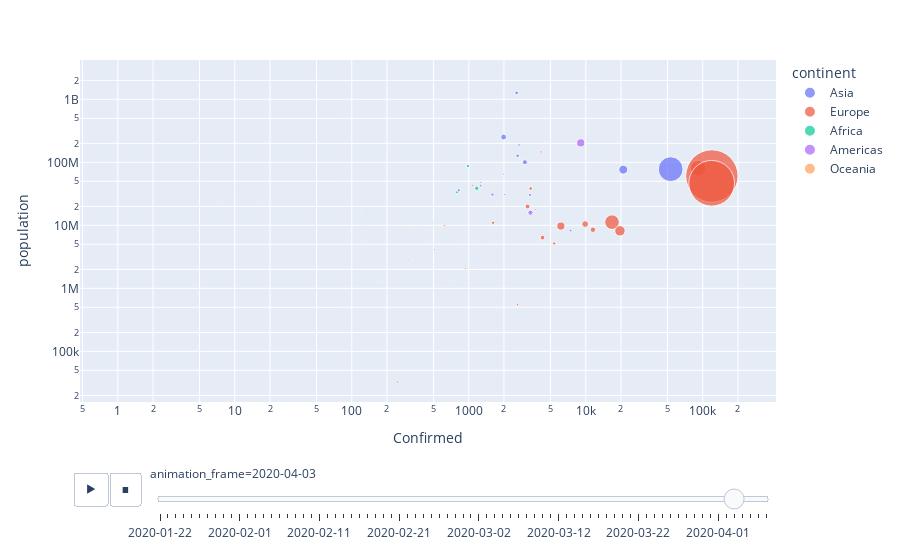

Write notebook code for a chart like this one.
### Code cell
fig = px.scatter(df, x="Confirmed", y="population", size='Deaths', size_max=40,
                 color="continent", hover_name="Country", log_x=True, log_y=True,
                 animation_frame=df.index, animation_group="Country")
fig.show()

### Figure 1 — Plotly figure (JSON) as saved in the notebook; plotly's stock layout.template omitted (floating-point values rounded to 4 significant figures)
{"data": [{"hoverlabel": {"namelength": 0}, "hovertemplate": "<b>%{hovertext}</b><br><br>continent=Asia<br>animation_frame=2020-04-03<br>Confirmed=%{x}<br>population=%{y}<br>Deaths=%{marker.size}", "hovertext": ["Afghanistan", "Armenia", "Azerbaijan", "Bahrain", "Bangladesh", "Bhutan", "Brunei", "Cambodia", "China", "China", "China", "China", "China", "China", "China", "China", "China", "China", "China", "China", "China", "China", "China", "China", "China", "China", "China", "China", "China", "China", "China", "China", "China", "China", "China", "China", "China", "China", "China", "China", "China", "Georgia", "India", "Indonesia", "Iran", "Iraq", "Israel", "Japan", "Jordan", "Kazakhstan", "Kuwait", "Kyrgyzstan", "Lebanon", "Malaysia", "Maldives", "Mongolia", "Nepal", "Oman", "Pakistan", "Philippines", "Qatar", "Saudi Arabia", "Singapore", "Sri Lanka", "Thailand", "Turkey", "United Arab Emirates", "Uzbekistan", "Vietnam", "Syria"], "ids": ["Afghanistan", "Armenia", "Azerbaijan", "Bahrain", "Bangladesh", "Bhutan", "Brunei", "Cambodia", "China", "China", "China", "China", "China", "China", "China", "China", "China", "China", "China", "China", "China", "China", "China", "China", "China", "China", "China", "China", "China", "China", "China", "China", "China", "China", "China", "China", "China", "China", "China", "China", "China", "Georgia", "India", "Indonesia", "Iran", "Iraq", "Israel", "Japan", "Jordan", "Kazakhstan", "Kuwait", "Kyrgyzstan", "Lebanon", "Malaysia", "Maldives", "Mongolia", "Nepal", "Oman", "Pakistan", "Philippines", "Qatar", "Saudi Arabia", "Singapore", "Sri Lanka", "Thailand", "Turkey", "United Arab Emirates", "Uzbekistan", "Vietnam", "Syria"], "legendgroup": "Asia", "marker": {"color": "#636efa", "size": [6, 7, 5, 4, 6, 0, 1, 0, 6, 8, 6, 1, 2, 8, 2, 2, 6, 6, 13, 22, 4, 3203, 4, 1, 0, 1, 1, 2, 0, 0, 0, 3, 7, 6, 0, 3, 3, 0, 3, 2, 1, 0, 72, 181, 3294, 54, 40, 63, 5, 6, 0, 1, 17, 53, 0, 0, 0, 1, 40, 136, 3, 25, 5, 4, 19, 425, 9, 2, 0, 2], "sizemode": "area", "sizeref": 10.7, "symbol": "circle"}, "mode": "markers", "name": "Asia", "showlegend": true, "type": "scatter", "x": [281, 736, 443, 672, 61, 5, 134, 114, 990, 584, 579, 349, 138, 1514, 254, 146, 168, 326, 489, 1276, 845, 67802, 1019, 117, 651, 937, 98, 141, 43, 75, 18, 255, 778, 526, 137, 555, 180, 1, 76, 184, 1260, 155, 2567, 1986, 53183, 820, 7428, 2617, 310, 464, 417, 130, 508, 3333, 19, 14, 6, 252, 2686, 3018, 1075, 2039, 1114, 159, 1978, 20921, 1264, 227, 237, 16], "xaxis": "x", "y": [26023100, 3009800, 9552500, 1316500, 157486000, 755030, 393372, 15184116, 1367110000, 1367110000, 1367110000, 1367110000, 1367110000, 1367110000, 1367110000, 1367110000, 1367110000, 1367110000, 1367110000, 1367110000, 1367110000, 1367110000, 1367110000, 1367110000, 1367110000, 1367110000, 1367110000, 1367110000, 1367110000, 1367110000, 1367110000, 1367110000, 1367110000, 1367110000, 1367110000, 1367110000, 1367110000, 1367110000, 1367110000, 1367110000, 1367110000, 4490500, 1263930000, 252164800, 77966400, 36004552, 8268400, 127080000, 6666960, 17377800, 3268431, 5776570, 4104000, 30430500, 341256, 2987733, 27646053, 4089076, 188410000, 100697400, 2269672, 30770375, 5469700, 20277597, 64871000, 76667864, 9446000, 30492800, 89708900, 22964324], "yaxis": "y"}, {"hoverlabel": {"namelength": 0}, "hovertemplate": "<b>%{hovertext}</b><br><br>continent=Europe<br>animation_frame=2020-04-03<br>Confirmed=%{x}<br>population=%{y}<br>Deaths=%{marker.size}", "hovertext": ["Albania", "Austria", "Belarus", "Belgium", "Bosnia and Herzegovina", "Bulgaria", "Croatia", "Cyprus", "Denmark", "Denmark", "Denmark", "Estonia", "Finland", "France", "France", "France", "France", "France", "France", "France", "France", "France", "France", "Germany", "Greece", "Hungary", "Iceland", "Ireland", "Italy", "Latvia", "Liechtenstein", "Lithuania", "Luxembourg", "Malta", "Moldova", "Monaco", "Netherlands", "Netherlands", "Netherlands", "Netherlands", "Norway", "Poland", "Portugal", "Romania", "Russia", "San Marino", "Slovakia", "Slovenia", "Spain", "Sweden", "Switzerland", "Ukraine", "United Kingdom", "United Kingdom", "United Kingdom", "United Kingdom", "United Kingdom", "United Kingdom", "United Kingdom", "United Kingdom", "United Kingdom", "United Kingdom", "United Kingdom", "France"], "ids": ["Albania", "Austria", "Belarus", "Belgium", "Bosnia and Herzegovina", "Bulgaria", "Croatia", "Cyprus", "Denmark", "Denmark", "Denmark", "Estonia", "Finland", "France", "France", "France", "France", "France", "France", "France", "France", "France", "France", "Germany", "Greece", "Hungary", "Iceland", "Ireland", "Italy", "Latvia", "Liechtenstein", "Lithuania", "Luxembourg", "Malta", "Moldova", "Monaco", "Netherlands", "Netherlands", "Netherlands", "Netherlands", "Norway", "Poland", "Portugal", "Romania", "Russia", "San Marino", "Slovakia", "Slovenia", "Spain", "Sweden", "Switzerland", "Ukraine", "United Kingdom", "United Kingdom", "United Kingdom", "United Kingdom", "United Kingdom", "United Kingdom", "United Kingdom", "United Kingdom", "United Kingdom", "United Kingdom", "United Kingdom", "France"], "legendgroup": "Europe", "marker": {"color": "#EF553B", "size": [17, 168, 4, 1143, 17, 14, 8, 11, 0, 0, 139, 12, 20, 0, 0, 7, 2, 0, 0, 0, 1, 3, 6507, 1275, 63, 26, 4, 120, 14681, 1, 0, 9, 31, 0, 8, 1, 0, 1, 2, 1487, 59, 71, 246, 133, 34, 30, 1, 20, 11198, 358, 591, 27, 0, 1, 4, 0, 1, 0, 3605, 0, 0, 0, 0, 0], "sizemode": "area", "sizeref": 10.7, "symbol": "circle"}, "mode": "markers", "name": "Europe", "showlegend": true, "type": "scatter", "visible": true, "x": [304, 11524, 351, 16770, 579, 485, 1079, 396, 179, 10, 3757, 961, 1615, 57, 39, 130, 128, 18, 321, 6, 22, 143, 64338, 91159, 1613, 623, 1364, 4273, 119827, 493, 75, 696, 2612, 202, 591, 64, 62, 11, 23, 15723, 5370, 3383, 9886, 3183, 4149, 245, 450, 934, 119199, 6131, 19606, 1072, 35, 28, 232, 95, 114, 6, 38168, 3, 3, 5, 0, 0], "xaxis": "x", "y": [2895947, 8527230, 9475100, 11225469, 3791622, 7245677, 4267558, 858000, 5655750, 5655750, 5655750, 1315819, 5470437, 66078000, 66078000, 66078000, 66078000, 66078000, 66078000, 66078000, 66078000, 66078000, 66078000, 80783000, 10992589, 9879000, 328170, 6378000, 60769102, 1991800, 37132, 2927310, 549700, 416055, 3557600, 36950, 16881000, 16881000, 16881000, 16881000, 5156450, 38496000, 10477800, 19942642, 146233000, 32743, 5415949, 2064966, 46507760, 9737521, 8183800, 42973696, 64105654, 64105654, 64105654, 64105654, 64105654, 64105654, 64105654, 64105654, 64105654, 64105654, 64105654, 66078000], "yaxis": "y"}, {"hoverlabel": {"namelength": 0}, "hovertemplate": "<b>%{hovertext}</b><br><br>continent=Africa<br>animation_frame=2020-04-03<br>Confirmed=%{x}<br>population=%{y}<br>Deaths=%{marker.size}", "hovertext": ["Algeria", "Angola", "Benin", "Burkina Faso", "Cameroon", "Central African Republic", "Chad", "Djibouti", "Egypt", "Equatorial Guinea", "Eritrea", "Ethiopia", "Gabon", "Ghana", "Guinea", "Kenya", "Liberia", "Madagascar", "Mauritania", "Mauritius", "Morocco", "Namibia", "Niger", "Nigeria", "Rwanda", "Senegal", "Seychelles", "Somalia", "South Africa", "Sudan", "Tanzania", "Togo", "Tunisia", "Uganda", "Zambia", "Zimbabwe", "Mozambique", "Libya", "Guinea-Bissau", "Mali", "Botswana", "Burundi", "Sierra Leone", "Malawi", "South Sudan"], "ids": ["Algeria", "Angola", "Benin", "Burkina Faso", "Cameroon", "Central African Republic", "Chad", "Djibouti", "Egypt", "Equatorial Guinea", "Eritrea", "Ethiopia", "Gabon", "Ghana", "Guinea", "Kenya", "Liberia", "Madagascar", "Mauritania", "Mauritius", "Morocco", "Namibia", "Niger", "Nigeria", "Rwanda", "Senegal", "Seychelles", "Somalia", "South Africa", "Sudan", "Tanzania", "Togo", "Tunisia", "Uganda", "Zambia", "Zimbabwe", "Mozambique", "Libya", "Guinea-Bissau", "Mali", "Botswana", "Burundi", "Sierra Leone", "Malawi", "South Sudan"], "legendgroup": "Africa", "marker": {"color": "#00cc96", "size": [105, 2, 0, 16, 8, 0, 0, 0, 66, 0, 0, 0, 1, 5, 0, 4, 0, 0, 1, 7, 48, 0, 5, 4, 0, 1, 0, 0, 9, 2, 1, 3, 18, 0, 1, 1, 0, 1, 0, 3, 1, 0, 0, 0, 0], "sizemode": "area", "sizeref": 10.7, "symbol": "circle"}, "mode": "markers", "name": "Africa", "showlegend": true, "type": "scatter", "visible": true, "x": [1171, 8, 16, 302, 509, 8, 8, 49, 985, 16, 22, 35, 21, 205, 73, 122, 7, 70, 6, 186, 791, 14, 120, 210, 89, 207, 10, 7, 1505, 10, 20, 40, 495, 48, 39, 9, 10, 11, 15, 39, 4, 3, 2, 3, 0], "xaxis": "x", "y": [38700000, 24383301, 9988068, 17322796, 20386799, 4709000, 13211000, 886000, 87668100, 1430000, 6536000, 87952991, 1711000, 27043093, 10628972, 41800000, 4397000, 21842167, 3545620, 1261208, 33465000, 2113077, 17138707, 178517000, 10996891, 13508715, 89949, 10806000, 54002000, 37289406, 47421786, 6993000, 10982754, 34856813, 15023315, 13061239, 25041922, 6253000, 1746000, 15768000, 2024904, 9530434, 6205000, 15805239, 11384393], "yaxis": "y"}, {"hoverlabel": {"namelength": 0}, "hovertemplate": "<b>%{hovertext}</b><br><br>continent=Americas<br>animation_frame=2020-04-03<br>Confirmed=%{x}<br>population=%{y}<br>Deaths=%{marker.size}", "hovertext": ["Argentina", "Bolivia", "Brazil", "Chile", "Colombia", "Ecuador", "Guyana", "Paraguay", "Peru", "Suriname", "Uruguay", "Venezuela"], "ids": ["Argentina", "Bolivia", "Brazil", "Chile", "Colombia", "Ecuador", "Guyana", "Paraguay", "Peru", "Suriname", "Uruguay", "Venezuela"], "legendgroup": "Americas", "marker": {"color": "#ab63fa", "size": [39, 9, 359, 22, 25, 145, 4, 3, 61, 1, 4, 7], "sizemode": "area", "sizeref": 10.7, "symbol": "circle"}, "mode": "markers", "name": "Americas", "showlegend": true, "type": "scatter", "visible": true, "x": [1265, 132, 9056, 3737, 1267, 3368, 23, 92, 1595, 10, 369, 153], "xaxis": "x", "y": [42669500, 10027254, 203586000, 17819054, 47907800, 15888900, 784894, 6893727, 30814175, 534189, 3404189, 30206307], "yaxis": "y"}, {"hoverlabel": {"namelength": 0}, "hovertemplate": "<b>%{hovertext}</b><br><br>continent=Oceania<br>animation_frame=2020-04-03<br>Confirmed=%{x}<br>population=%{y}<br>Deaths=%{marker.size}", "hovertext": ["Australia", "Australia", "Australia", "Australia", "Australia", "Australia", "Australia", "Australia", "Fiji", "New Zealand", "Papua New Guinea"], "ids": ["Australia", "Australia", "Australia", "Australia", "Australia", "Australia", "Australia", "Australia", "Fiji", "New Zealand", "Papua New Guinea"], "legendgroup": "Oceania", "marker": {"color": "#FFA15A", "size": [1, 12, 0, 4, 0, 2, 7, 2, 0, 1, 0], "sizemode": "area", "sizeref": 10.7, "symbol": "circle"}, "mode": "markers", "name": "Oceania", "showlegend": true, "type": "scatter", "x": [91, 2389, 22, 873, 396, 74, 1085, 400, 7, 868, 1], "xaxis": "x", "y": [23696900, 23696900, 23696900, 23696900, 23696900, 23696900, 23696900, 23696900, 859178, 4547900, 7398500], "yaxis": "y"}], "layout": {"autosize": true, "legend": {"itemsizing": "constant", "title": {"text": "continent"}, "tracegroupgap": 0}, "margin": {"t": 60}, "sliders": [{"active": 72, "currentvalue": {"prefix": "animation_frame="}, "len": 0.9, "pad": {"b": 10, "t": 60}, "steps": [{"args": [["2020-01-22"], {"frame": {"duration": 0, "redraw": false}, "fromcurrent": true, "mode": "immediate", "transition": {"duration": 0, "easing": "linear"}}], "label": "2020-01-22", "method": "animate"}, {"args": [["2020-01-23"], {"frame": {"duration": 0, "redraw": false}, "fromcurrent": true, "mode": "immediate", "transition": {"duration": 0, "easing": "linear"}}], "label": "2020-01-23", "method": "animate"}, {"args": [["2020-01-24"], {"frame": {"duration": 0, "redraw": false}, "fromcurrent": true, "mode": "immediate", "transition": {"duration": 0, "easing": "linear"}}], "label": "2020-01-24", "method": "animate"}, {"args": [["2020-01-25"], {"frame": {"duration": 0, "redraw": false}, "fromcurrent": true, "mode": "immediate", "transition": {"duration": 0, "easing": "linear"}}], "label": "2020-01-25", "method": "animate"}, {"args": [["2020-01-26"], {"frame": {"duration": 0, "redraw": false}, "fromcurrent": true, "mode": "immediate", "transition": {"duration": 0, "easing": "linear"}}], "label": "2020-01-26", "method": "animate"}, {"args": [["2020-01-27"], {"frame": {"duration": 0, "redraw": false}, "fromcurrent": true, "mode": "immediate", "transition": {"duration": 0, "easing": "linear"}}], "label": "2020-01-27", "method": "animate"}, {"args": [["2020-01-28"], {"frame": {"duration": 0, "redraw": false}, "fromcurrent": true, "mode": "immediate", "transition": {"duration": 0, "easing": "linear"}}], "label": "2020-01-28", "method": "animate"}, {"args": [["2020-01-29"], {"frame": {"duration": 0, "redraw": false}, "fromcurrent": true, "mode": "immediate", "transition": {"duration": 0, "easing": "linear"}}], "label": "2020-01-29", "method": "animate"}, {"args": [["2020-01-30"], {"frame": {"duration": 0, "redraw": false}, "fromcurrent": true, "mode": "immediate", "transition": {"duration": 0, "easing": "linear"}}], "label": "2020-01-30", "method": "animate"}, {"args": [["2020-01-31"], {"frame": {"duration": 0, "redraw": false}, "fromcurrent": true, "mode": "immediate", "transition": {"duration": 0, "easing": "linear"}}], "label": "2020-01-31", "method": "animate"}, {"args": [["2020-02-01"], {"frame": {"duration": 0, "redraw": false}, "fromcurrent": true, "mode": "immediate", "transition": {"duration": 0, "easing": "linear"}}], "label": "2020-02-01", "method": "animate"}, {"args": [["2020-02-02"], {"frame": {"duration": 0, "redraw": false}, "fromcurrent": true, "mode": "immediate", "transition": {"duration": 0, "easing": "linear"}}], "label": "2020-02-02", "method": "animate"}, {"args": [["2020-02-03"], {"frame": {"duration": 0, "redraw": false}, "fromcurrent": true, "mode": "immediate", "transition": {"duration": 0, "easing": "linear"}}], "label": "2020-02-03", "method": "animate"}, {"args": [["2020-02-04"], {"frame": {"duration": 0, "redraw": false}, "fromcurrent": true, "mode": "immediate", "transition": {"duration": 0, "easing": "linear"}}], "label": "2020-02-04", "method": "animate"}, {"args": [["2020-02-05"], {"frame": {"duration": 0, "redraw": false}, "fromcurrent": true, "mode": "immediate", "transition": {"duration": 0, "easing": "linear"}}], "label": "2020-02-05", "method": "animate"}, {"args": [["2020-02-06"], {"frame": {"duration": 0, "redraw": false}, "fromcurrent": true, "mode": "immediate", "transition": {"duration": 0, "easing": "linear"}}], "label": "2020-02-06", "method": "animate"}, {"args": [["2020-02-07"], {"frame": {"duration": 0, "redraw": false}, "fromcurrent": true, "mode": "immediate", "transition": {"duration": 0, "easing": "linear"}}], "label": "2020-02-07", "method": "animate"}, {"args": [["2020-02-08"], {"frame": {"duration": 0, "redraw": false}, "fromcurrent": true, "mode": "immediate", "transition": {"duration": 0, "easing": "linear"}}], "label": "2020-02-08", "method": "animate"}, {"args": [["2020-02-09"], {"frame": {"duration": 0, "redraw": false}, "fromcurrent": true, "mode": "immediate", "transition": {"duration": 0, "easing": "linear"}}], "label": "2020-02-09", "method": "animate"}, {"args": [["2020-02-10"], {"frame": {"duration": 0, "redraw": false}, "fromcurrent": true, "mode": "immediate", "transition": {"duration": 0, "easing": "linear"}}], "label": "2020-02-10", "method": "animate"}, {"args": [["2020-02-11"], {"frame": {"duration": 0, "redraw": false}, "fromcurrent": true, "mode": "immediate", "transition": {"duration": 0, "easing": "linear"}}], "label": "2020-02-11", "method": "animate"}, {"args": [["2020-02-12"], {"frame": {"duration": 0, "redraw": false}, "fromcurrent": true, "mode": "immediate", "transition": {"duration": 0, "easing": "linear"}}], "label": "2020-02-12", "method": "animate"}, {"args": [["2020-02-13"], {"frame": {"duration": 0, "redraw": false}, "fromcurrent": true, "mode": "immediate", "transition": {"duration": 0, "easing": "linear"}}], "label": "2020-02-13", "method": "animate"}, {"args": [["2020-02-14"], {"frame": {"duration": 0, "redraw": false}, "fromcurrent": true, "mode": "immediate", "transition": {"duration": 0, "easing": "linear"}}], "label": "2020-02-14", "method": "animate"}, {"args": [["2020-02-15"], {"frame": {"duration": 0, "redraw": false}, "fromcurrent": true, "mode": "immediate", "transition": {"duration": 0, "easing": "linear"}}], "label": "2020-02-15", "method": "animate"}, {"args": [["2020-02-16"], {"frame": {"duration": 0, "redraw": false}, "fromcurrent": true, "mode": "immediate", "transition": {"duration": 0, "easing": "linear"}}], "label": "2020-02-16", "method": "animate"}, {"args": [["2020-02-17"], {"frame": {"duration": 0, "redraw": false}, "fromcurrent": true, "mode": "immediate", "transition": {"duration": 0, "easing": "linear"}}], "label": "2020-02-17", "method": "animate"}, {"args": [["2020-02-18"], {"frame": {"duration": 0, "redraw": false}, "fromcurrent": true, "mode": "immediate", "transition": {"duration": 0, "easing": "linear"}}], "label": "2020-02-18", "method": "animate"}, {"args": [["2020-02-19"], {"frame": {"duration": 0, "redraw": false}, "fromcurrent": true, "mode": "immediate", "transition": {"duration": 0, "easing": "linear"}}], "label": "2020-02-19", "method": "animate"}, {"args": [["2020-02-20"], {"frame": {"duration": 0, "redraw": false}, "fromcurrent": true, "mode": "immediate", "transition": {"duration": 0, "easing": "linear"}}], "label": "2020-02-20", "method": "animate"}, {"args": [["2020-02-21"], {"frame": {"duration": 0, "redraw": false}, "fromcurrent": true, "mode": "immediate", "transition": {"duration": 0, "easing": "linear"}}], "label": "2020-02-21", "method": "animate"}, {"args": [["2020-02-22"], {"frame": {"duration": 0, "redraw": false}, "fromcurrent": true, "mode": "immediate", "transition": {"duration": 0, "easing": "linear"}}], "label": "2020-02-22", "method": "animate"}, {"args": [["2020-02-23"], {"frame": {"duration": 0, "redraw": false}, "fromcurrent": true, "mode": "immediate", "transition": {"duration": 0, "easing": "linear"}}], "label": "2020-02-23", "method": "animate"}, {"args": [["2020-02-24"], {"frame": {"duration": 0, "redraw": false}, "fromcurrent": true, "mode": "immediate", "transition": {"duration": 0, "easing": "linear"}}], "label": "2020-02-24", "method": "animate"}, {"args": [["2020-02-25"], {"frame": {"duration": 0, "redraw": false}, "fromcurrent": true, "mode": "immediate", "transition": {"duration": 0, "easing": "linear"}}], "label": "2020-02-25", "method": "animate"}, {"args": [["2020-02-26"], {"frame": {"duration": 0, "redraw": false}, "fromcurrent": true, "mode": "immediate", "transition": {"duration": 0, "easing": "linear"}}], "label": "2020-02-26", "method": "animate"}, {"args": [["2020-02-27"], {"frame": {"duration": 0, "redraw": false}, "fromcurrent": true, "mode": "immediate", "transition": {"duration": 0, "easing": "linear"}}], "label": "2020-02-27", "method": "animate"}, {"args": [["2020-02-28"], {"frame": {"duration": 0, "redraw": false}, "fromcurrent": true, "mode": "immediate", "transition": {"duration": 0, "easing": "linear"}}], "label": "2020-02-28", "method": "animate"}, {"args": [["2020-02-29"], {"frame": {"duration": 0, "redraw": false}, "fromcurrent": true, "mode": "immediate", "transition": {"duration": 0, "easing": "linear"}}], "label": "2020-02-29", "method": "animate"}, {"args": [["2020-03-01"], {"frame": {"duration": 0, "redraw": false}, "fromcurrent": true, "mode": "immediate", "transition": {"duration": 0, "easing": "linear"}}], "label": "2020-03-01", "method": "animate"}, {"args": [["2020-03-02"], {"frame": {"duration": 0, "redraw": false}, "fromcurrent": true, "mode": "immediate", "transition": {"duration": 0, "easing": "linear"}}], "label": "2020-03-02", "method": "animate"}, {"args": [["2020-03-03"], {"frame": {"duration": 0, "redraw": false}, "fromcurrent": true, "mode": "immediate", "transition": {"duration": 0, "easing": "linear"}}], "label": "2020-03-03", "method": "animate"}, {"args": [["2020-03-04"], {"frame": {"duration": 0, "redraw": false}, "fromcurrent": true, "mode": "immediate", "transition": {"duration": 0, "easing": "linear"}}], "label": "2020-03-04", "method": "animate"}, {"args": [["2020-03-05"], {"frame": {"duration": 0, "redraw": false}, "fromcurrent": true, "mode": "immediate", "transition": {"duration": 0, "easing": "linear"}}], "label": "2020-03-05", "method": "animate"}, {"args": [["2020-03-06"], {"frame": {"duration": 0, "redraw": false}, "fromcurrent": true, "mode": "immediate", "transition": {"duration": 0, "easing": "linear"}}], "label": "2020-03-06", "method": "animate"}, {"args": [["2020-03-07"], {"frame": {"duration": 0, "redraw": false}, "fromcurrent": true, "mode": "immediate", "transition": {"duration": 0, "easing": "linear"}}], "label": "2020-03-07", "method": "animate"}, {"args": [["2020-03-08"], {"frame": {"duration": 0, "redraw": false}, "fromcurrent": true, "mode": "immediate", "transition": {"duration": 0, "easing": "linear"}}], "label": "2020-03-08", "method": "animate"}, {"args": [["2020-03-09"], {"frame": {"duration": 0, "redraw": false}, "fromcurrent": true, "mode": "immediate", "transition": {"duration": 0, "easing": "linear"}}], "label": "2020-03-09", "method": "animate"}, {"args": [["2020-03-10"], {"frame": {"duration": 0, "redraw": false}, "fromcurrent": true, "mode": "immediate", "transition": {"duration": 0, "easing": "linear"}}], "label": "2020-03-10", "method": "animate"}, {"args": [["2020-03-11"], {"frame": {"duration": 0, "redraw": false}, "fromcurrent": true, "mode": "immediate", "transition": {"duration": 0, "easing": "linear"}}], "label": "2020-03-11", "method": "animate"}, {"args": [["2020-03-12"], {"frame": {"duration": 0, "redraw": false}, "fromcurrent": true, "mode": "immediate", "transition": {"duration": 0, "easing": "linear"}}], "label": "2020-03-12", "method": "animate"}, {"args": [["2020-03-13"], {"frame": {"duration": 0, "redraw": false}, "fromcurrent": true, "mode": "immediate", "transition": {"duration": 0, "easing": "linear"}}], "label": "2020-03-13", "method": "animate"}, {"args": [["2020-03-14"], {"frame": {"duration": 0, "redraw": false}, "fromcurrent": true, "mode": "immediate", "transition": {"duration": 0, "easing": "linear"}}], "label": "2020-03-14", "method": "animate"}, {"args": [["2020-03-15"], {"frame": {"duration": 0, "redraw": false}, "fromcurrent": true, "mode": "immediate", "transition": {"duration": 0, "easing": "linear"}}], "label": "2020-03-15", "method": "animate"}, {"args": [["2020-03-16"], {"frame": {"duration": 0, "redraw": false}, "fromcurrent": true, "mode": "immediate", "transition": {"duration": 0, "easing": "linear"}}], "label": "2020-03-16", "method": "animate"}, {"args": [["2020-03-17"], {"frame": {"duration": 0, "redraw": false}, "fromcurrent": true, "mode": "immediate", "transition": {"duration": 0, "easing": "linear"}}], "label": "2020-03-17", "method": "animate"}, {"args": [["2020-03-18"], {"frame": {"duration": 0, "redraw": false}, "fromcurrent": true, "mode": "immediate", "transition": {"duration": 0, "easing": "linear"}}], "label": "2020-03-18", "method": "animate"}, {"args": [["2020-03-19"], {"frame": {"duration": 0, "redraw": false}, "fromcurrent": true, "mode": "immediate", "transition": {"duration": 0, "easing": "linear"}}], "label": "2020-03-19", "method": "animate"}, {"args": [["2020-03-20"], {"frame": {"duration": 0, "redraw": false}, "fromcurrent": true, "mode": "immediate", "transition": {"duration": 0, "easing": "linear"}}], "label": "2020-03-20", "method": "animate"}, {"args": [["2020-03-21"], {"frame": {"duration": 0, "redraw": false}, "fromcurrent": true, "mode": "immediate", "transition": {"duration": 0, "easing": "linear"}}], "label": "2020-03-21", "method": "animate"}, {"args": [["2020-03-22"], {"frame": {"duration": 0, "redraw": false}, "fromcurrent": true, "mode": "immediate", "transition": {"duration": 0, "easing": "linear"}}], "label": "2020-03-22", "method": "animate"}, {"args": [["2020-03-23"], {"frame": {"duration": 0, "redraw": false}, "fromcurrent": true, "mode": "immediate", "transition": {"duration": 0, "easing": "linear"}}], "label": "2020-03-23", "method": "animate"}, {"args": [["2020-03-24"], {"frame": {"duration": 0, "redraw": false}, "fromcurrent": true, "mode": "immediate", "transition": {"duration": 0, "easing": "linear"}}], "label": "2020-03-24", "method": "animate"}, {"args": [["2020-03-25"], {"frame": {"duration": 0, "redraw": false}, "fromcurrent": true, "mode": "immediate", "transition": {"duration": 0, "easing": "linear"}}], "label": "2020-03-25", "method": "animate"}, {"args": [["2020-03-26"], {"frame": {"duration": 0, "redraw": false}, "fromcurrent": true, "mode": "immediate", "transition": {"duration": 0, "easing": "linear"}}], "label": "2020-03-26", "method": "animate"}, {"args": [["2020-03-27"], {"frame": {"duration": 0, "redraw": false}, "fromcurrent": true, "mode": "immediate", "transition": {"duration": 0, "easing": "linear"}}], "label": "2020-03-27", "method": "animate"}, {"args": [["2020-03-28"], {"frame": {"duration": 0, "redraw": false}, "fromcurrent": true, "mode": "immediate", "transition": {"duration": 0, "easing": "linear"}}], "label": "2020-03-28", "method": "animate"}, {"args": [["2020-03-29"], {"frame": {"duration": 0, "redraw": false}, "fromcurrent": true, "mode": "immediate", "transition": {"duration": 0, "easing": "linear"}}], "label": "2020-03-29", "method": "animate"}, {"args": [["2020-03-30"], {"frame": {"duration": 0, "redraw": false}, "fromcurrent": true, "mode": "immediate", "transition": {"duration": 0, "easing": "linear"}}], "label": "2020-03-30", "method": "animate"}, {"args": [["2020-03-31"], {"frame": {"duration": 0, "redraw": false}, "fromcurrent": true, "mode": "immediate", "transition": {"duration": 0, "easing": "linear"}}], "label": "2020-03-31", "method": "animate"}, {"args": [["2020-04-01"], {"frame": {"duration": 0, "redraw": false}, "fromcurrent": true, "mode": "immediate", "transition": {"duration": 0, "easing": "linear"}}], "label": "2020-04-01", "method": "animate"}, {"args": [["2020-04-02"], {"frame": {"duration": 0, "redraw": false}, "fromcurrent": true, "mode": "immediate", "transition": {"duration": 0, "easing": "linear"}}], "label": "2020-04-02", "method": "animate"}, {"args": [["2020-04-03"], {"frame": {"duration": 0, "redraw": false}, "fromcurrent": true, "mode": "immediate", "transition": {"duration": 0, "easing": "linear"}}], "label": "2020-04-03", "method": "animate"}, {"args": [["2020-04-04"], {"frame": {"duration": 0, "redraw": false}, "fromcurrent": true, "mode": "immediate", "transition": {"duration": 0, "easing": "linear"}}], "label": "2020-04-04", "method": "animate"}, {"args": [["2020-04-05"], {"frame": {"duration": 0, "redraw": false}, "fromcurrent": true, "mode": "immediate", "transition": {"duration": 0, "easing": "linear"}}], "label": "2020-04-05", "method": "animate"}, {"args": [["2020-04-06"], {"frame": {"duration": 0, "redraw": false}, "fromcurrent": true, "mode": "immediate", "transition": {"duration": 0, "easing": "linear"}}], "label": "2020-04-06", "method": "animate"}, {"args": [["2020-04-07"], {"frame": {"duration": 0, "redraw": false}, "fromcurrent": true, "mode": "immediate", "transition": {"duration": 0, "easing": "linear"}}], "label": "2020-04-07", "method": "animate"}], "x": 0.1, "xanchor": "left", "y": 0, "yanchor": "top"}], "updatemenus": [{"active": 1, "buttons": [{"args": [null, {"frame": {"duration": 500, "redraw": false}, "fromcurrent": true, "mode": "immediate", "transition": {"duration": 500, "easing": "linear"}}], "label": "&#9654;", "method": "animate"}, {"args": [[null], {"frame": {"duration": 0, "redraw": false}, "fromcurrent": true, "mode": "immediate", "transition": {"duration": 0, "easing": "linear"}}], "label": "&#9724;", "method": "animate"}], "direction": "left", "pad": {"r": 10, "t": 70}, "showactive": false, "type": "buttons", "x": 0.1, "xanchor": "right", "y": 0, "yanchor": "top"}], "xaxis": {"anchor": "y", "autorange": true, "domain": [0, 1], "range": [-0.3152, 5.575], "title": {"text": "Confirmed"}, "type": "log"}, "yaxis": {"anchor": "x", "autorange": true, "domain": [0, 1], "range": [4.166, 9.737], "title": {"text": "population"}, "type": "log"}}}
